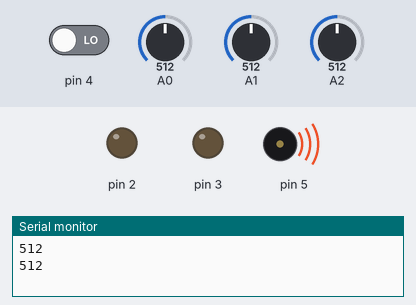
Recording of a sketch running on a simulated Arduino Uno, built with avr-gcc and run on an emulated ATmega328P. Parts: output pins drawn as LEDs (lit = HIGH), buzzer (waves = sounding), the last lines printed to the serial monitor. The inputs (shaded band) are chosen by the test bench; at power-on: A1 = 512, pin 4 LOW, A2 = 512, A0 = 512.

Above: at 1.8 s.
1.9 s: A1 set to 133
6.0 s: A1 set to 111
At 7.4 s:
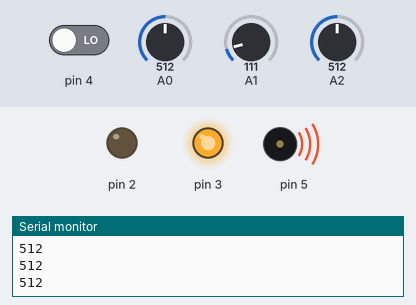
9.5 s: pin 4 driven HIGH
At 11.7 s:
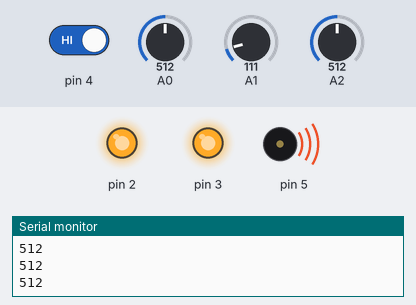
13.6 s: A1 set to 306
At 15.8 s:
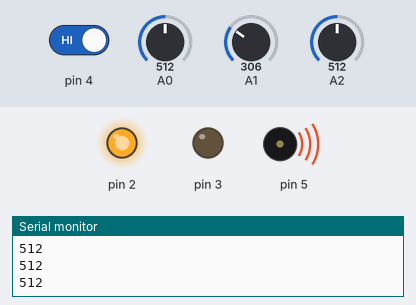
17.7 s: A2 set to 84
21.2 s: A2 set to 77
At 22.7 s:
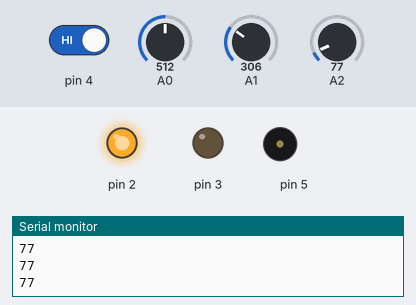
Timing chart, 0 to 24.2 s (numbered marks = the images above; inputs shaded):
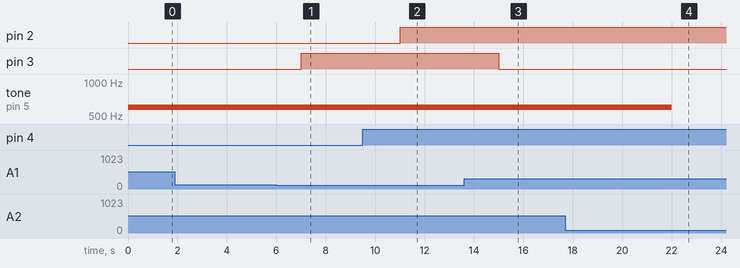

The sketch:

iot_smart_home1.ino
```cpp
#include <IRremote.h>

IRrecv ir_recv(10);
decode_results results;

// C++ code
//
void setup()
{
  pinMode(2, OUTPUT);
  pinMode(3, OUTPUT);
  pinMode(4, INPUT);
  pinMode(5, OUTPUT);
  ir_recv.enableIRIn(); //적외선 센서 수신 활성화
  Serial.begin(9600);
}

void loop()
{
  int cds_sensor_value = 0;
  int PIR_sensor_value = 0;
  int temp_sensor_value = 0;
  int gas_sensor_value = 0;
  float temp = 0.0;

  cds_sensor_value = analogRead(A0);
  temp_sensor_value = analogRead(A1);
  gas_sensor_value = analogRead(A2);
  PIR_sensor_value = digitalRead(4);

  temp = temp_sensor_value*5.0/1024.0;
  temp = (temp-0.5)*100.0;

  //Serial.println(PIR_sensor_value);
  //Serial.println(temp);
  Serial.println(gas_sensor_value);
  if(gas_sensor_value > 80){
  	tone(5,600,1000);
    delay(1000);
  }
  else noTone(5);

  if(PIR_sensor_value == 1)digitalWrite(2,HIGH);
  if(PIR_sensor_value == 0)digitalWrite(2,LOW);

  if(temp <= 10)digitalWrite(3,HIGH);
  else digitalWrite(3,LOW);
  /*
  if(ir_recv.decode(&results)){
  	Serial.println(results.value);
    delay(30);
    ir_recv.resume();
  }

  if(results.value == 16593103){ //0 입력
    digitalWrite(2,HIGH);
    delay(1000);
  }
  if(results.value == 16615543){ //2 입력
    digitalWrite(2,LOW);
    delay(2000);
  }


  if( cds_sensor_value < 200){ //밝기 수신에 따라 키고 끔
  	 digitalWrite(2, HIGH);
  	 delay(1000); // Wait for 1000 millisecond(s)
  }
  else {
  	digitalWrite(2, LOW);
    delay(1000); // Wait for 1000 millisecond(s)
  }
  */
}

// 딜레이 = 낮은 전압으로 높은 전압 제어
// 딜레이는 내부의 코일을 이용하여 접점을 움직임
// 기호 : NC = normal close, NO = normal open

// PIR 센서 : 움직임을 적외선으로 감지

// 온도 센서 : -40~125도까지 측정 가능
// 온도에 따른 전압 변화를 통해 측정
```

Measured:
- the behaviour switches between 123 and 122 on A1 (found by bisection; images 0 and 1)
- the behaviour switches between 81 and 80 on A2 (found by bisection; images 3 and 4)
- after the input at 6.0 s, pin 3: LOW → HIGH after 1.0 s
- after the input at 9.5 s, pin 2: LOW → HIGH after 1.5 s
- after the input at 13.6 s, pin 3: HIGH → LOW after 1.4 s
- after the input at 21.2 s, tone on pin 5: 600 Hz → silent after 0.81 s
